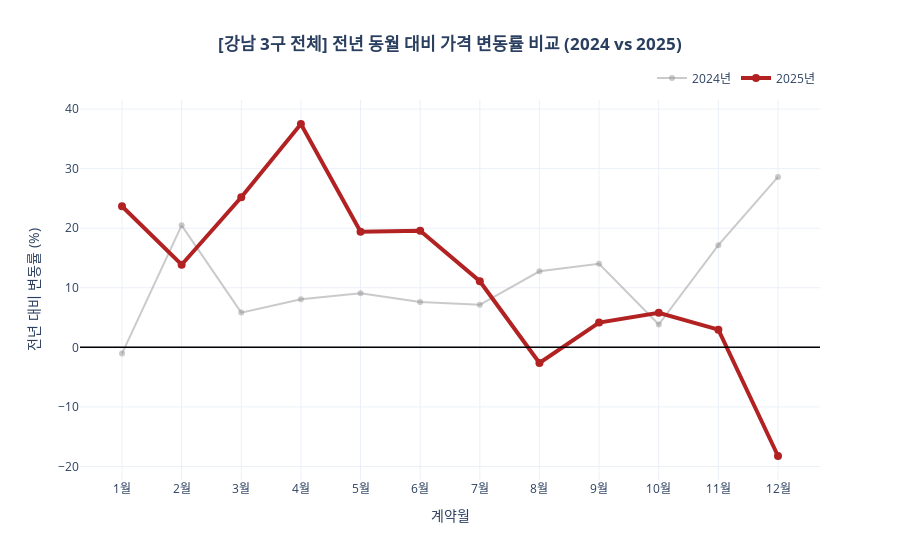

Notebook cell for this chart:
### Code cell
import pandas as pd
import plotly.graph_objects as go

# 1. 강남 3구 통합 월별 데이터 생성 (가로 방향 평균)
targets = ['강남구', '서초구', '송파구']
trend_gu_monthly['강남3구_전체'] = trend_gu_monthly[targets].mean(axis=1)

# 2. 전년 동월 대비 변동률(YoY) 계산
# 12개월 전과 비교하여 변동 폭을 퍼센트로 나타냅니다.
trend_total_yoy = (trend_gu_monthly['강남3구_전체'].pct_change(12) * 100).dropna()

# 3. 시각화를 위한 데이터 재구성 (연도/월 분리)
df_total_plot = pd.DataFrame(trend_total_yoy)
df_total_plot['Year'] = df_total_plot.index.year
df_total_plot['Month'] = df_total_plot.index.month

# 4. 그래프 생성
fig = go.Figure()

# 연도별 설정 (2024년은 배경색, 2025년은 강조색)
colors = {'2024': 'rgba(150, 150, 150, 0.5)', '2025': 'firebrick'}

for year in [2024, 2025]:
    year_data = df_total_plot[df_total_plot['Year'] == year]
    
    if not year_data.empty:
        fig.add_trace(go.Scatter(
            x=year_data['Month'],
            y=year_data['강남3구_전체'],
            mode='lines+markers',
            name=f"{year}년",
            # 2025년 선을 더 굵게 하여 주인공임을 강조합니다.
            line=dict(width=4 if year == 2025 else 2, color=colors[str(year)]),
            marker=dict(size=8 if year == 2025 else 6),
            hovertemplate='%{x}월 변동률: %{y:.2f}%<extra></extra>'
        ))

# 5. 디자인 및 레이아웃 설정
fig.update_layout(
    title=dict(text='<b>[강남 3구 전체] 전년 동월 대비 가격 변동률 비교 (2024 vs 2025)</b>', x=0.5),
    xaxis=dict(
        title='계약월',
        tickmode='array',
        tickvals=list(range(1, 13)),
        ticktext=[f'{m}월' for m in range(1, 13)]
    ),
    yaxis_title='전년 대비 변동률 (%)',
    template='plotly_white',
    legend=dict(orientation="h", yanchor="bottom", y=1.02, xanchor="right", x=1),
    hovermode='x unified'
)

# 0% 기준선 추가 (상승과 하락의 경계)
fig.add_hline(y=0, line_dash="solid", line_color="black", line_width=1.5)

fig.show()

### Figure 1 — Plotly figure (JSON) as saved in the notebook; plotly's stock layout.template omitted (floating-point values rounded to 4 significant figures)
{"data": [{"hovertemplate": "%{x}월 변동률: %{y:.2f}%<extra></extra>", "line": {"color": "rgba(150, 150, 150, 0.5)", "width": 2}, "marker": {"size": 6}, "mode": "lines+markers", "name": "2024년", "type": "scatter", "x": [1, 2, 3, 4, 5, 6, 7, 8, 9, 10, 11, 12], "y": [-1.049, 20.48, 5.83, 8.079, 9.085, 7.603, 7.142, 12.77, 14.04, 3.835, 17.16, 28.62]}, {"hovertemplate": "%{x}월 변동률: %{y:.2f}%<extra></extra>", "line": {"color": "firebrick", "width": 4}, "marker": {"size": 8}, "mode": "lines+markers", "name": "2025년", "type": "scatter", "x": [1, 2, 3, 4, 5, 6, 7, 8, 9, 10, 11, 12], "y": [23.69, 13.88, 25.2, 37.5, 19.41, 19.56, 11.1, -2.616, 4.167, 5.789, 2.97, -18.24]}], "layout": {"hovermode": "x unified", "legend": {"orientation": "h", "x": 1, "xanchor": "right", "y": 1.02, "yanchor": "bottom"}, "shapes": [{"line": {"color": "black", "dash": "solid", "width": 1.5}, "type": "line", "x0": 0, "x1": 1, "xref": "x domain", "y0": 0, "y1": 0, "yref": "y"}], "title": {"text": "<b>[강남 3구 전체] 전년 동월 대비 가격 변동률 비교 (2024 vs 2025)</b>", "x": 0.5}, "xaxis": {"tickmode": "array", "ticktext": ["1월", "2월", "3월", "4월", "5월", "6월", "7월", "8월", "9월", "10월", "11월", "12월"], "tickvals": [1, 2, 3, 4, 5, 6, 7, 8, 9, 10, 11, 12], "title": {"text": "계약월"}}, "yaxis": {"title": {"text": "전년 대비 변동률 (%)"}}}}
